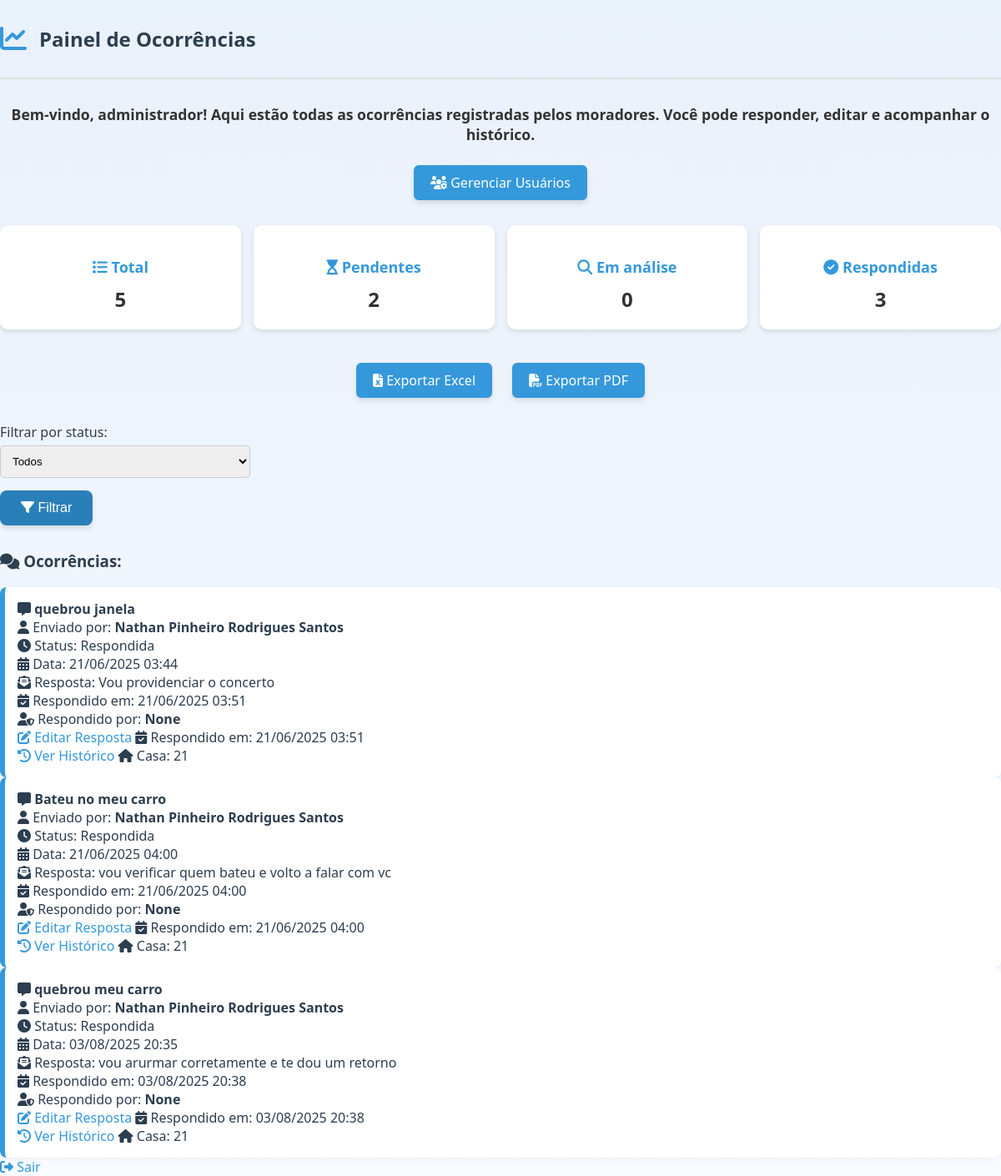
Page /painel?filtro_status=Respondida (signed in) on the committed database.
### app/models.py (models this page shows)
class Ocorrencia(db.Model):
    id = db.Column(db.Integer, primary_key=True)
    usuario_id = db.Column(db.Integer, db.ForeignKey('usuario.id'), nullable=False)
    tipo = db.Column(db.String(50), nullable=False)
    descricao = db.Column(db.Text, nullable=False)
    status = db.Column(db.String(50), default='Pendente')
    data_criacao = db.Column(db.DateTime, default=lambda: datetime.now(fuso_brasil))
    resposta = db.Column(db.Text)
    respondido_por = db.Column(db.String(100))
    data_ultima_resposta = db.Column(db.DateTime)  # se necessário
    usuario = db.relationship('Usuario', backref='ocorrencias')

class Usuario(db.Model):
    id = db.Column(db.Integer, primary_key=True)
    nome = db.Column(db.String(100), nullable=False)
    email = db.Column(db.String(120), unique=True, nullable=False)
    senha_hash = db.Column(db.String(128), nullable=False)
    tipo = db.Column(db.String(20), default='morador')
    numero_casa = db.Column(db.String(20), nullable=False)

### app/routes.py (the view)
@main.route('/painel')
def painel():
    if 'usuario_id' not in session:
        return redirect(url_for('main.login'))
    usuario_id = session['usuario_id']
    tipo = session['usuario_tipo']
    filtro_status = request.args.get('filtro_status')
    if tipo == 'admin':
        ocorrencias = Ocorrencia.query.filter_by(status=filtro_status).all() if filtro_status else Ocorrencia.query.all()
        resumo = {
            'total': Ocorrencia.query.count(),
            'pendentes': Ocorrencia.query.filter_by(status='Pendente').count(),
            'em_analise': Ocorrencia.query.filter_by(status='Em análise').count(),
            'respondidas': Ocorrencia.query.filter_by(status='Respondida').count()
        }
    else:
        ocorrencias = Ocorrencia.query.filter_by(usuario_id=usuario_id).all()
        resumo = {}
    return render_template('main/painel.html', ocorrencias=ocorrencias, tipo=tipo, resumo=resumo)

### app/templates/main/painel.html (shortened to what this page needs)
<!DOCTYPE html>
<html lang="pt-br">
<head>
    <link rel="stylesheet" href="{{ url_for('static', filename='style.css') }}">
    <link rel="stylesheet" href="https://cdnjs.cloudflare.com/ajax/libs/font-awesome/6.4.0/css/all.min.css">
</head>
<body>
<header class="top-header">
    <i class="fas fa-chart-line"></i>
    <h2>Painel de Ocorrências</h2>
</header>
{% if tipo == 'morador' %}
    <p class="mensagem-explicativa">
        Bem-vindo! Aqui você pode acompanhar suas ocorrências enviadas e suas respectivas respostas.
    </p>
{% elif tipo == 'admin' %}
    <p class="mensagem-explicativa">
        Bem-vindo, administrador! Aqui estão todas as ocorrências registradas pelos moradores. Você pode responder, editar e acompanhar o histórico.
    </p>
{% endif %}
{% if tipo == 'admin' %}
    <div style="text-align: center; margin-bottom: 20px;">
        <a class="btn" href="{{ url_for('main.listar_usuarios') }}"><i class="fas fa-users-cog"></i> Gerenciar Usuários</a>
    </div>
{% endif %}
{% if tipo == 'admin' %}
<div class="dashboard">
    <a href="{{ url_for('main.painel', filtro_status='') }}" class="card">
        <h3><i class="fas fa-list"></i> Total</h3>
        <p>{{ resumo.total }}</p>
    </a>
    <a href="{{ url_for('main.painel', filtro_status='Pendente') }}" class="card">
        <h3><i class="fas fa-hourglass-start"></i> Pendentes</h3>
        <p>{{ resumo.pendentes }}</p>
    </a>
    <a href="{{ url_for('main.painel', filtro_status='Em análise') }}" class="card">
        <h3><i class="fas fa-search"></i> Em análise</h3>
        <p>{{ resumo.em_analise }}</p>
    </a>
    <a href="{{ url_for('main.painel', filtro_status='Respondida') }}" class="card">
        <h3><i class="fas fa-check-circle"></i> Respondidas</h3>
        <p>{{ resumo.respondidas }}</p>
    </a>
</div>
    <div style="text-align: center; margin-top: 10px;">
        <a href="{{ url_for('main.exportar_excel') }}" class="btn"><i class="fas fa-file-excel"></i> Exportar Excel</a>
        <a href="{{ url_for('main.exportar_pdf') }}" class="btn"><i class="fas fa-file-pdf"></i> Exportar PDF</a>
    </div>
    <form method="get" action="{{ url_for('main.painel') }}">
        <label>Filtrar por status:</label>
        <select name="filtro_status">
            <option value="">Todos</option>
        </select>
        <button type="submit"><i class="fas fa-filter"></i> Filtrar</button>
    </form>
{% endif %}
<h3><i class="fas fa-comments"></i> Ocorrências:</h3>
{% for o in ocorrencias %}
    <div class="ocorrencia">
        <strong><i class="fas fa-comment-alt"></i> {{ o.tipo }}</strong><br>
        <i class="fas fa-user"></i> Enviado por: <strong>{{ o.usuario.nome }}</strong><br>
        <i class="fas fa-clock"></i> Status: {{ o.status }}<br>
        <i class="fas fa-calendar-alt"></i> Data: {{ o.data_criacao.strftime('%d/%m/%Y %H:%M') }}<br>
        {% if o.resposta %}
            <i class="fas fa-envelope-open-text"></i> Resposta: {{ o.resposta }}<br>
            <i class="fas fa-calendar-check"></i> Respondido em: {{ o.data_ultima_resposta.strftime('%d/%m/%Y %H:%M') if o.data_ultima_resposta else '---' }}<br>
            <i class="fas fa-user-shield"></i> Respondido por: <strong>{{ o.respondido_por }}</strong><br>
            {% if tipo == 'admin' %}
                <a href="{{ url_for('main.editar_resposta', id=o.id) }}"><i class="fas fa-pen-to-square"></i> Editar Resposta</a>
            {% endif %}
        {% endif %}
        {% if o.data_ultima_resposta %}
        <i class="fas fa-calendar-check"></i> Respondido em: {{ o.data_ultima_resposta.strftime('%d/%m/%Y %H:%M') }}<br>
        {% endif %}
        <a href="{{ url_for('main.historico_respostas', ocorrencia_id=o.id) }}">
            <i class="fas fa-clock-rotate-left"></i> Ver Histórico
        </a>
        {% if tipo == 'admin' %}
        <i class="fas fa-home"></i> Casa: {{ o.usuario.numero_casa }}<br>
        {% endif %}
    </div>
{% endfor %}
<a href="{{ url_for('main.logout') }}"><i class="fas fa-sign-out-alt"></i> Sair</a>
</body>
</html>

### app/static/style.css (style rules this page uses)
body { background: linear-gradient(to bottom, #e9f1fb, #f8fbff); font-family: 'Segoe UI', Tahoma, Geneva, Verdana, sans-serif; margin: 0; padding: 0; color: #2c3e50; overflow-x: hidden; }
html, body { overflow-x: hidden; }
.mensagem-explicativa { text-align: center; font-weight: bold; color: #333; margin-top: 10px; margin-bottom: 15px; font-size: 1.1rem; }
.card { background-color: #fff; padding: 20px; border-radius: 12px; box-shadow: 0 2px 5px rgba(0,0,0,0.05); text-align: center; transition: 0.3s; cursor: pointer; }
p { color: #333; margin: 10px 0 30px; font-size: 16px; }
form { margin-top: 20px; margin-bottom: 30px; }
input, select, textarea { display: block; margin-top: 5px; margin-bottom: 15px; padding: 10px; width: 300px; border-radius: 5px; border: 1px solid #ccc; }
button, .btn { background-color: #2980b9; color: white; border: none; padding: 12px 25px; font-size: 16px; border-radius: 8px; cursor: pointer; transition: all 0.3s ease; box-shadow: 0 4px 6px rgba(0,0,0,0.1); }
a { text-decoration: none; color: #3498db; }
.top-header { display: flex; align-items: center; gap: 15px; padding: 10px 0; border-bottom: 2px solid #e0e0e0; margin-bottom: 30px; }
.top-header i { font-size: 32px; color: #3498db; }
.btn { display: inline-block; margin: 10px; padding: 10px 20px; background-color: #3498db; color: white; border-radius: 6px; text-decoration: none; }
.dashboard { display: grid; grid-template-columns: repeat(auto-fit, minmax(200px, 1fr)); gap: 15px; margin-bottom: 30px; }
.card { background: white; border-radius: 10px; padding: 20px; box-shadow: 0 3px 6px rgba(0,0,0,0.1); text-align: center; }
.card h3 { margin-bottom: 10px; font-size: 18px; color: #3498db; }
.card p { font-size: 24px; font-weight: bold; margin: 0; }
.ocorrencia { background: white; border-left: 6px solid #3498db; padding: 15px; border-radius: 8px; box-shadow: 0 2px 5px rgba(0,0,0,0.05); }
* { box-sizing: border-box; }

### rows in the picture
Ocorrencia: tipo "quebrou janela", usuario.nome "Nathan Pinheiro Rodrigues Santos", status "Respondida", data_criacao "21/06/2025 03:44", resposta "Vou providenciar o concerto", data_ultima_resposta "21/06/2025 03:51", respondido_por "None", usuario.numero_casa "21"
Ocorrencia: tipo "Bateu no meu carro", usuario.nome "Nathan Pinheiro Rodrigues Santos", status "Respondida", data_criacao "21/06/2025 04:00", resposta "vou verificar quem bateu e volto a falar com vc", data_ultima_resposta "21/06/2025 04:00", respondido_por "None", usuario.numero_casa "21"
Ocorrencia: tipo "quebrou meu carro", usuario.nome "Nathan Pinheiro Rodrigues Santos", status "Respondida", data_criacao "03/08/2025 20:35", resposta "vou arurmar corretamente e te dou um retorno", data_ultima_resposta "03/08/2025 20:38", respondido_por "None", usuario.numero_casa "21"

### other values in the picture
{{ resumo.total }} "5"
{{ resumo.pendentes }} "2"
{{ resumo.em_analise }} "0"
{{ resumo.respondidas }} "3"
